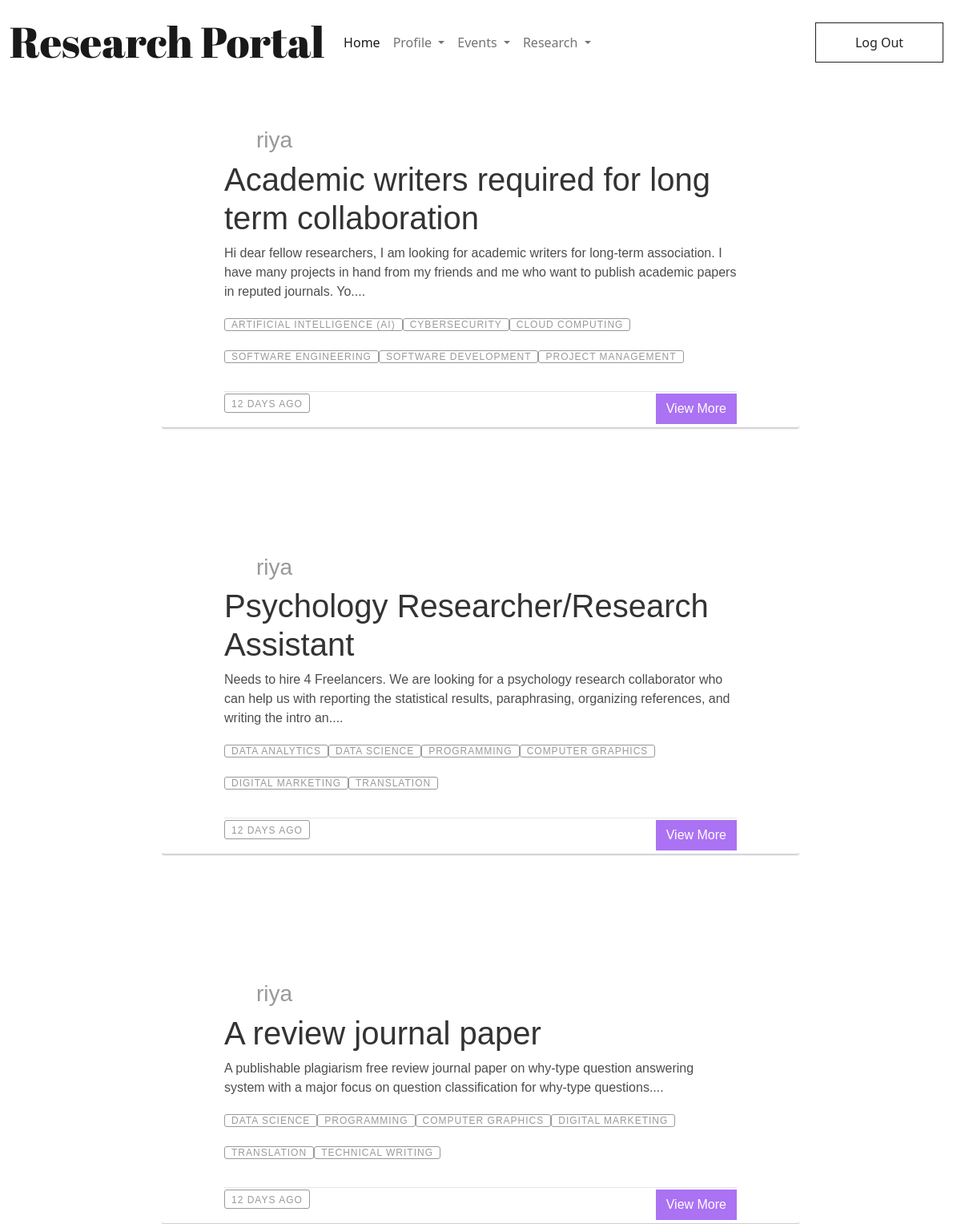
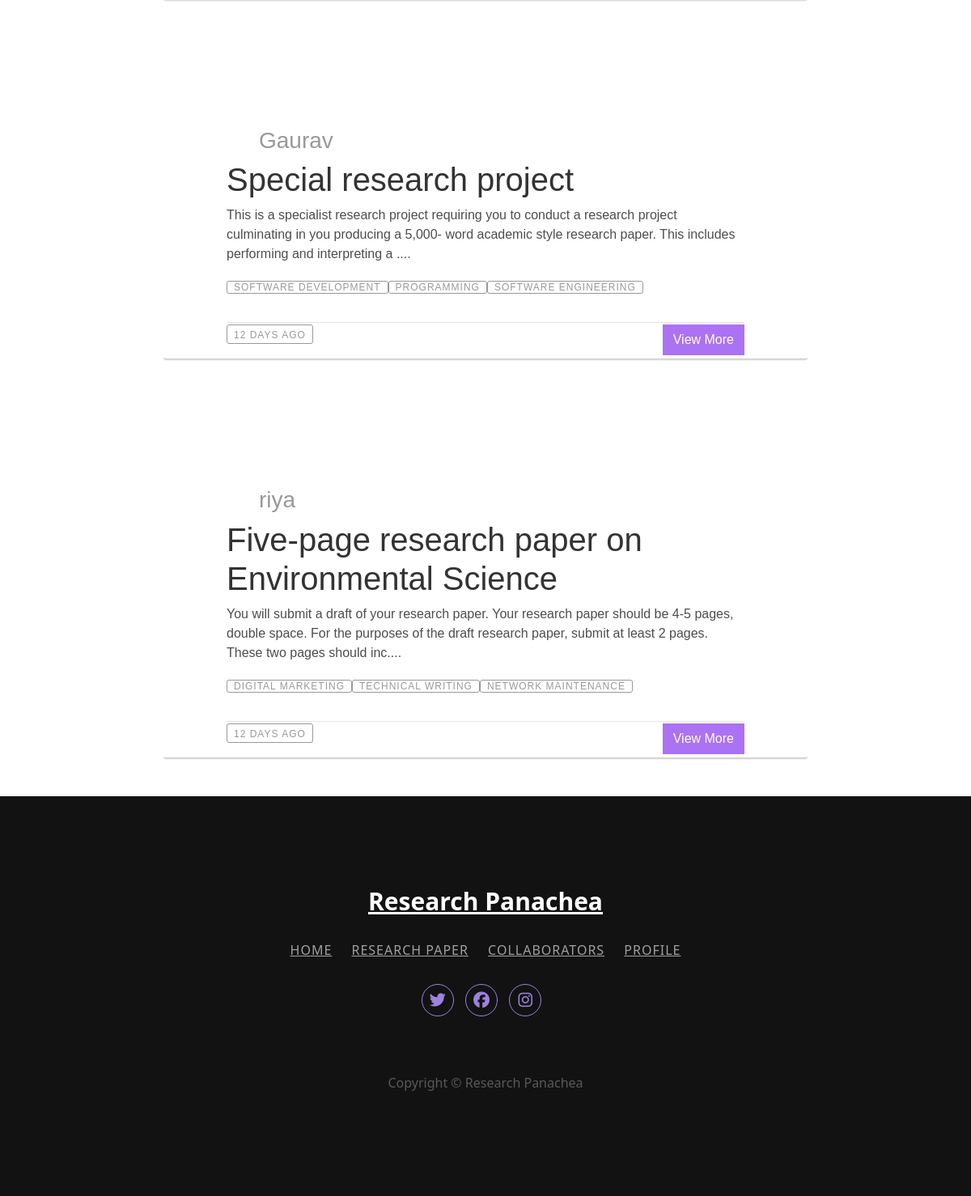
Page /collaboration/viewcollaborations/ on the committed database (2 pictures, top to bottom).
### collaboration/models.py (models this page shows)
class CollaborationRequests(models.Model):
    user = models.IntegerField(null=True)#pk of Users
    title = models.CharField(max_length=500)
    description = models.TextField()
    domain = models.CharField(max_length=500, null=True)
    skills = models.CharField(max_length=500, null=True)
    pref_workplace = models.CharField(max_length=500, null=True)
    state = models.CharField(max_length=500, null=True)
    country = models.CharField(max_length=500, null=True)
    deadline = models.DateField(null=True)
    organisation = models.CharField(max_length=500, null=True)
    media = models.FileField(upload_to='users_media/collabfiles', null=True)
    duration = models.CharField(max_length=500, null=True)
    work_type = models.CharField(max_length=500, null=True) #Part time or Full time
    created_at = models.DateTimeField(auto_now_add=True)

### collaboration/views.py (the view)
# urls.py: path('viewcollaborations/',views.viewcollaborations, name = 'viewcollaborations'),
def viewcollaborations(request):
    if request.method == 'GET':
        collabs = CollaborationRequests.objects.all()
        print(collabs)
        usernames = []
        skills = []
        for c in collabs:
            c.description = c.description[:200]+"...."
            user = Users.objects.filter(id = c.user)[0]
            skills.append(c.skills.split(';'))
            usernames.append(user.username)
        context = {
            'collabs':collabs,
            'usernames':usernames,
            'skills':skills
        }
        print(usernames)
        print(skills)
        return render(request, 'collabrequestcards.html',context)

### collaboration/templatetags/index.py (called while the page is built)
@register.filter
def index(indexable, i):
    return indexable[i]

### templates/collabrequestcards.html (shortened to what this page needs)
{% load static %} {% load index %}
<!DOCTYPE html>
<html lang="en">
  <head>
    <link
      href="https://cdn.jsdelivr.net/npm/bootstrap@5.0.2/dist/css/bootstrap.min.css"
      rel="stylesheet"
    />
    <link
      rel="stylesheet"
      type="text/css"
      href="{% static 'css/collabrequestcards.css' %}"
    />
  </head>
  <body>
    <nav id="mynav" class="navbar fixed-top navbar-expand-lg navbar-light">
      <div class="container-fluid">
        <a class="navbar-brand" href="#">Research Portal</a>
        <div class="collapse navbar-collapse" id="navbarSupportedContent">
          <ul class="navbar-nav me-auto mb-2 mb-lg-0">
            <li class="nav-item">
              <a class="nav-link active" aria-current="page" to="/">Home</a>
            </li>
            <li class="nav-item dropdown">
              <a
                class="nav-link dropdown-toggle"
                href="#"
                id="navbarDropdown"
                role="button"
                data-bs-toggle="dropdown"
                aria-expanded="false"
              >
                Profile
              </a>
            </li>
            <li class="nav-item dropdown">
              <a
                class="nav-link dropdown-toggle"
                href="#"
                id="navbarDropdown"
                role="button"
                data-bs-toggle="dropdown"
                aria-expanded="false"
              >
                Events
              </a>
            </li>
            <li class="nav-item dropdown">
              <a
                class="nav-link dropdown-toggle"
                href="#"
                id="navbarDropdown"
                role="button"
                data-bs-toggle="dropdown"
                aria-expanded="false"
              >
                Research
              </a>
            </li>
          </ul>
          <form class="d-flex" method="GET" action="/logout">
            <button type="submit" class="btn btn-outline-dark navbar-btn">
              Log Out
            </button>
          </form>
        </div>
      </div>
    </nav>
    <div class="container">
      {% for collab in collabs %}
      <div class="blog-container">
        <div class="blog-header">
          <div class="blog-author--no-cover">
            <h3>{{ usernames|index:forloop.counter0 }}</h3>
          </div>
        </div>
        <div class="blog-body">
          <div class="blog-title">
            <h1><a href="#">{{collab.title}}</a></h1>
          </div>
          <div class="blog-summary">
            <p>{{collab.description}}</p>
          </div>
          <div class="blog-tags">
            <ul>
              {% for skill in skills|index:forloop.counter0 %}
              <li><a href="#">{{skill}}</a></li>
              {% endfor %}
            </ul>
          </div>
        </div>
        <div class="blog-footer">
          <ul>
            <li class="published-date">12 days ago</li>
            <li class="shares">
              <form
                method="GET"
                action="/collaboration/viewcollab/{{collab.id}}"
              >
                <button type="submit" class="btn btn-con">View More</button>
              </form>
            </li>
          </ul>
        </div>
      </div>
      {% endfor %}
    </div>
    <footer class="footer-07">
      <div class="container">
        <div class="row justify-content-center">
          <div class="col-md-12 text-center">
            <h2 class="footer-heading">
              <a href="#" class="logo">Research Panachea</a>
            </h2>
            <p class="menu">
              <a href="/">Home</a>
              <a href="#">Research Paper</a>
              <a href="/collaboration/viewcollaborations/">Collaborators</a>
              <a href="/userprofile">Profile</a>
            </p>
            <ul class="ftco-footer-social p-0">
              <li class="ftco-animate">
                <a
                  href="#"
                  data-toggle="tooltip"
                  data-placement="top"
                  title="Twitter"
                  ><span class="fab fa-twitter"></span
                ></a>
              </li>
              <li class="ftco-animate">
                <a
                  href="#"
                  data-toggle="tooltip"
                  data-placement="top"
                  title="Facebook"
                  ><span class="ion-logo-facebook"
                    ><i class="fab fa-facebook"></i></span
                ></a>
              </li>
              <li class="ftco-animate">
                <a
                  href="#"
                  data-toggle="tooltip"
                  data-placement="top"
                  title="Instagram"
                  ><span class="fab fa-instagram"></span
                ></a>
              </li>
            </ul>
          </div>
        </div>
        <div class="row mt-5">
          <div class="col-md-12 text-center">
            <p class="copyright">Copyright &copy; Research Panachea</p>
          </div>
        </div>
      </div>
    </footer>
  </body>
</html>

### static/css/collabrequestcards.css (style rules this page uses)
body { background: url("../images/bg-color.png"); background-size: cover; }
.navbar { background-color: transparent; }
.navbar-btn { border-radius: 0%; margin: 10px; background-color: #ffffff; font-size: 20; width: 120pt; height: 38pt; }
.navbar-brand { font-family: "Abril Fatface", cursive; font-size: 40pt !important; }
.blog-container { background: #fff; border-radius: 5px; box-shadow: rgba(0, 0, 0, 0.2) 0 4px 2px -2px; font-family: "adelle-sans", sans-serif; font-weight: 100; margin: 48px auto; margin-top: 150px; width: 20rem; }
.btn-con { border-radius: 0px; background-color: #ab72f3; color: #ffffff; }
@media screen and (min-width: 480px) { .blog-container { width: 28rem; } }
@media screen and (min-width: 767px) { .blog-container { width: 40rem; } }
@media screen and (min-width: 959px) { .blog-container { width: 50rem; } }
.blog-container a { color: #4d4dff; text-decoration: none; transition: 0.25s ease; }
.blog-author, .blog-author--no-cover { margin: 0 auto; padding-top: 0.125rem; width: 80%; }
.blog-author h3::before, .blog-author--no-cover h3::before { background: url("https://s3-us-west-2.amazonaws.com/s.cdpn.io/17779/russ.jpeg"); background-size: cover; border-radius: 50%; content: " "; display: inline-block; height: 32px; margin-right: 0.5rem; position: relative; top: 8px; width: 32px; }
.blog-author--no-cover h3 { color: #999999; font-weight: 100; }
.blog-body { margin: 0 auto; width: 80%; }
.blog-title h1 a { color: #333; font-weight: 100; }
.blog-summary p { color: #4d4d4d; }
.blog-tags ul { display: flex; flex-direction: row; flex-wrap: wrap; list-style: none; padding-left: 0; }
.blog-tags a { border: 1px solid #999999; border-radius: 3px; color: #999999; font-size: 0.75rem; height: 1.5rem; line-height: 1.5rem; letter-spacing: 1px; padding: 0 0.5rem; text-align: center; text-transform: uppercase; white-space: nowrap; width: 5rem; }
.blog-footer { border-top: 1px solid #e6e6e6; margin: 0 auto; padding-top: 0.125rem; padding-bottom: 0.125rem; width: 80%; }
.blog-footer ul { list-style: none; display: flex; flex: row wrap; justify-content: flex-end; padding-left: 0; }
.blog-footer li:first-child { margin-right: auto; }
.blog-footer li + li { margin-left: 0.5rem; }
.blog-footer li { color: #999999; font-size: 0.75rem; height: 1.5rem; letter-spacing: 1px; line-height: 1.5rem; text-align: center; text-transform: uppercase; position: relative; white-space: nowrap; }
.published-date { border: 1px solid #999999; border-radius: 3px; padding: 0 0.5rem; }
.ftco-footer-social li { list-style: none; margin: 0 10px 0 0; display: inline-block; }
.ftco-footer-social li a { height: 40px; width: 40px; display: block; background: rgba(0, 0, 0, 0.05); border-radius: 50%; position: relative; }
.ftco-footer-social li a span { position: absolute; font-size: 20px; top: 50%; left: 50%; -webkit-transform: translate(-50%, -50%); -ms-transform: translate(-50%, -50%); transform: translate(-50%, -50%); }
footer { padding: 7em 0; }
.footer-07 { background: #121212; }
.footer-07 a { color: #9b83de; }
.footer-07 p { color: rgba(255, 255, 255, 0.3); }
.footer-07 .footer-heading { font-size: 30px; color: #fff; font-weight: 700; margin-bottom: 30px; }
.footer-07 .footer-heading .logo { color: #fff; }
.footer-07 .menu { margin-bottom: 30px; }
.footer-07 .menu a { color: rgba(255, 255, 255, 0.6); margin: 0 10px; text-transform: uppercase; letter-spacing: 1px; }
.footer-07 .ftco-footer-social li a { background: transparent; border: 1px solid #9b83de; }

### rows in the picture
CollaborationRequests: counter0 "riya", title "Academic writers required for long term collaboration", description "Hi dear fellow researchers, I am looking for academic writers for long-term association. I have many projects in hand from my friends and me who want to publish academic papers in reputed journals. Yo....", skills "ARTIFICIAL INTELLIGENCE (AI)" "CYBERSECURITY" "CLOUD COMPUTING" "SOFTWARE ENGINEERING" "SOFTWARE DEVELOPMENT" "PROJECT MANAGEMENT"
CollaborationRequests: counter0 "riya", title "Psychology Researcher/Research Assistant", description "Needs to hire 4 Freelancers. We are looking for a psychology research collaborator who can help us with reporting the statistical results, paraphrasing, organizing references, and writing the intro an....", skills "DATA ANALYTICS" "DATA SCIENCE" "PROGRAMMING" "COMPUTER GRAPHICS" "DIGITAL MARKETING" "TRANSLATION"
CollaborationRequests: counter0 "riya", title "A review journal paper", description "A publishable plagiarism free review journal paper on why-type question answering system with a major focus on question classification for why-type questions....", skills "DATA SCIENCE" "PROGRAMMING" "COMPUTER GRAPHICS" "DIGITAL MARKETING" "TRANSLATION" "TECHNICAL WRITING"
CollaborationRequests: counter0 "Gaurav", title "Special research project", description "This is a specialist research project requiring you to conduct a research project culminating in you producing a 5,000- word academic style research paper. This includes performing and interpreting a ....", skills "SOFTWARE DEVELOPMENT" "PROGRAMMING" "SOFTWARE ENGINEERING"
CollaborationRequests: counter0 "riya", title "Five-page research paper on Environmental Science", description "You will submit a draft of your research paper. Your research paper should be 4-5 pages, double space. For the purposes of the draft research paper, submit at least 2 pages. These two pages should inc....", skills "DIGITAL MARKETING" "TECHNICAL WRITING" "NETWORK MAINTENANCE"
